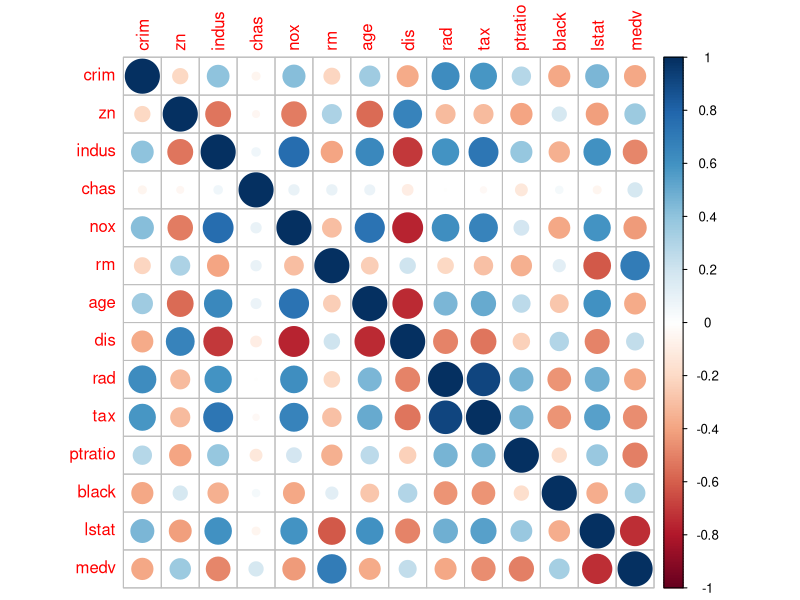
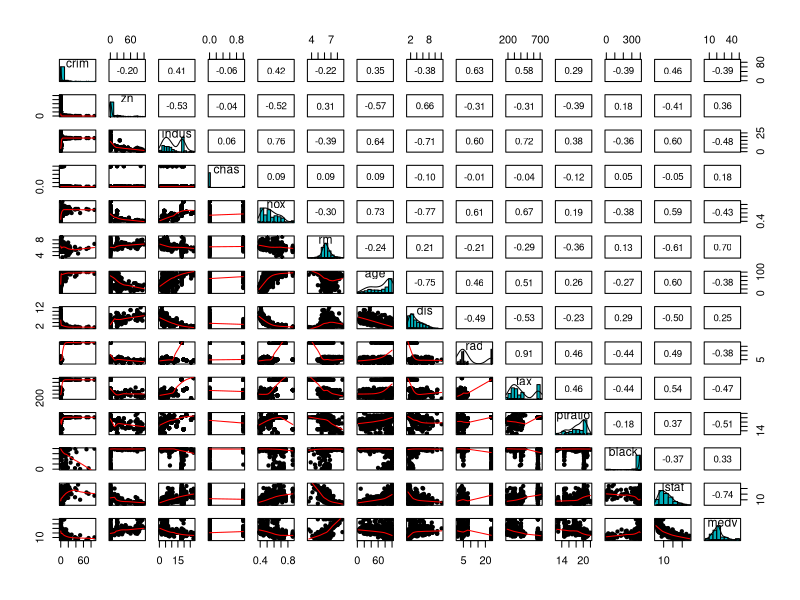
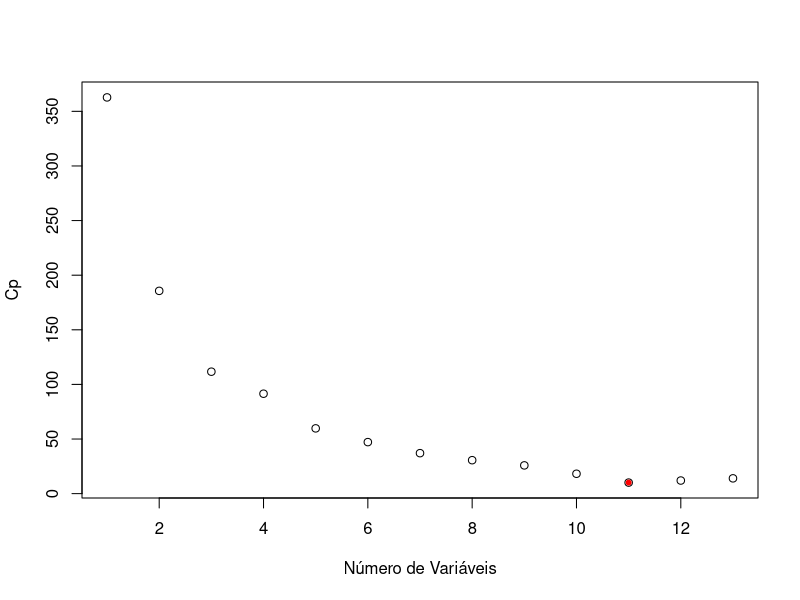
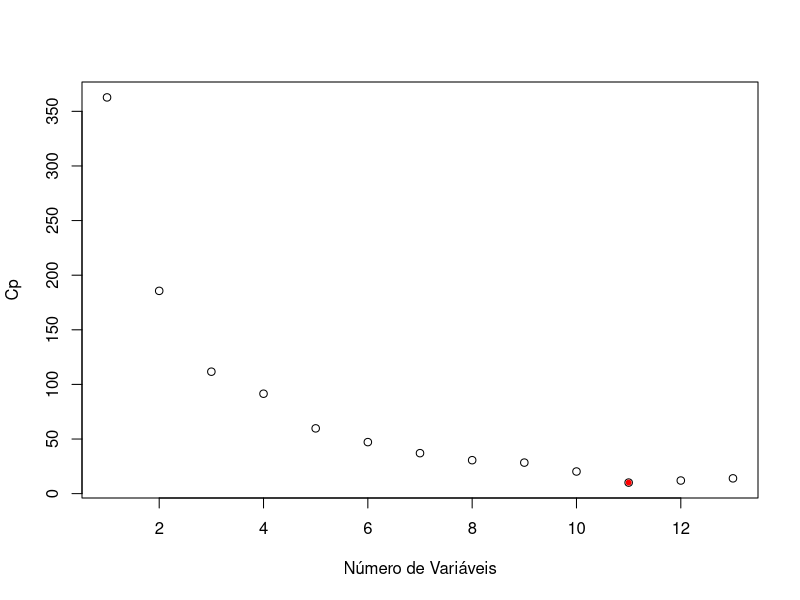
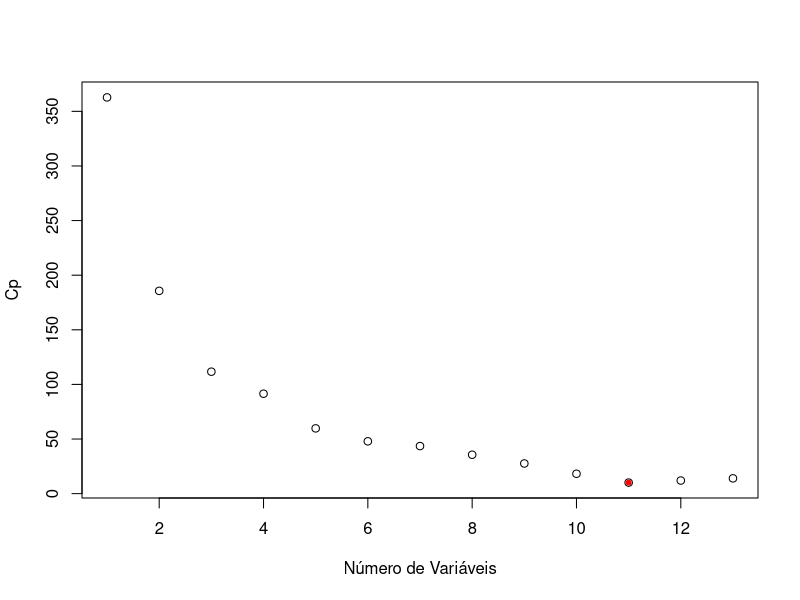
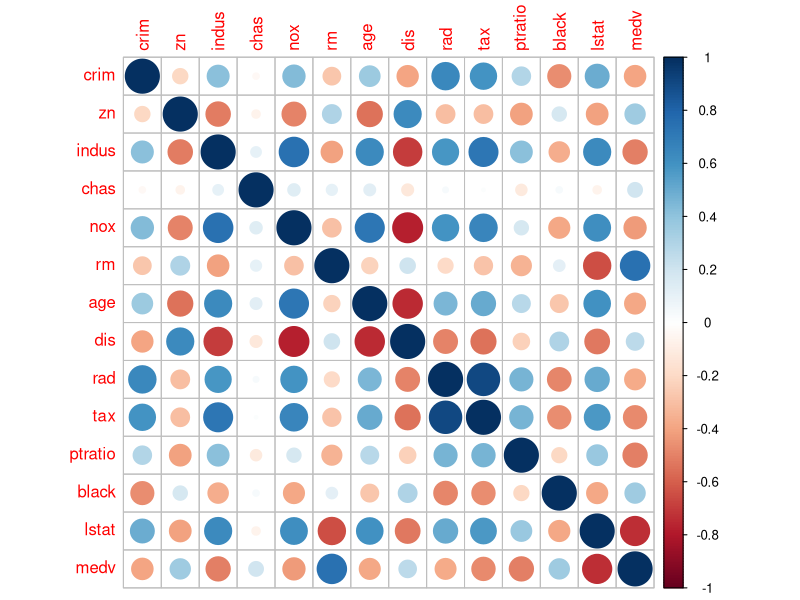
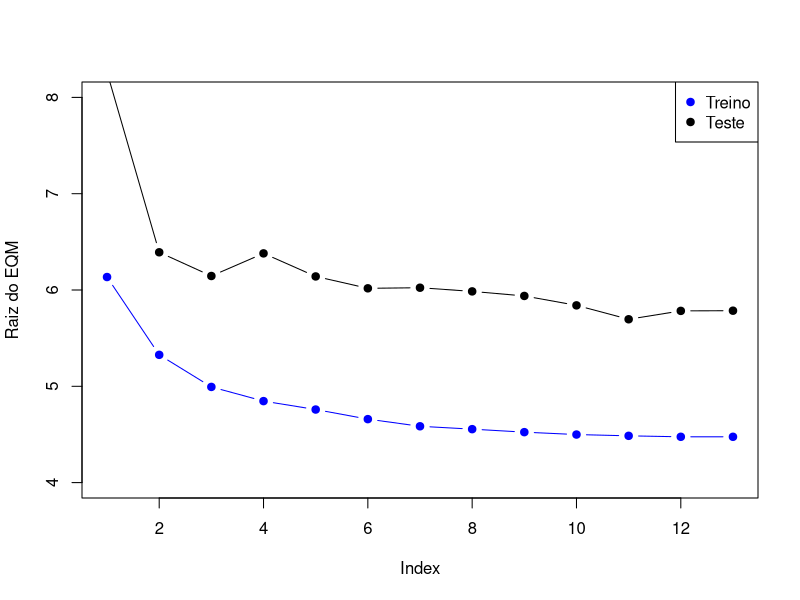
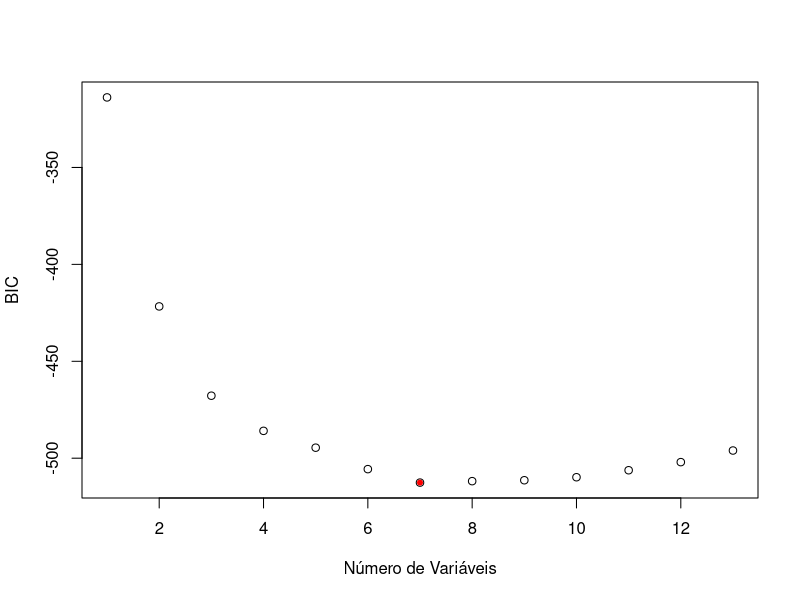

R code for these plots, in order:
## ---- chunk 1
knitr::opts_chunk$set(fig.width = 7, 
                      fig.height= 5,  
                      fig.retina = 3,
                      message = FALSE, 
                      warning = FALSE,
                      dev=c("png"), 
                      fig.path="imagens/Aula07_3/")
## ---- chunk 2
library(MASS)
library(tidyverse)
library(leaps)
## ---- chunk 3
data(Boston)
head(Boston)
summary(Boston)
nrow(Boston)
## ---- chunk 4
# Boston Database
# 
# 1) crim - taxa de criminalidade per capita por cidade.
# 
# 2) zn - proporção de terrenos residenciais para lotes acima de 25,000 sq.ft.
# 
# 3) indus - proporção de negócios não comerciais por acres e por cidade.
# 
# 4) chas - variável dummy do Rio Charles (= 1 se próximo do rio; 0 de outra forma).
# 
# 5) nox - concentração de óxido de nitrogênio (partes por 10 milhões).
# 
# 6) rm - número médio de cômodos por habitação
# 
# 7) age - proporção da unidade ocupadas pelos proprietários construídas antes 1940.
# 
# 8) dis - média ponderada das distâncias dos 5 pontos de emprego em Boston.
# 
# 9) rad - indice de acessibilidade das avenidas radiais.
# 
# 10) tax - valor cheio da taxa de propriedade por $10,000.
# 
# 11) ptratio - razão aluno-professor por cidade.
# 
# 12) black - 1000(Bk−0.63)21000(Bk−0.63)2 proporção de negros por cidade.
# 
# 13) lstat - percentual de baixo status da população.
# 
# 14) medv - valor mediano das casas ocupadas pelos proprietário em $1000s. (Var. Resposta)
## ---- chunk 5
library(corrplot)
mat_corr <- cor(Boston)
corrplot(mat_corr)
## ---- chunk 6
library(psych)
pairs.panels(Boston,
             method = "pearson", # metodo de correlação
             hist.col = "#00AFBB",
             density = TRUE,  # mostra graficos de densidade
             ellipses = FALSE # mostra elipses de correlação
             )
## ---- chunk 7
## Best Subset sem definir o número máx de subsets a ser avaliado
ajusreg.comp <- regsubsets(medv ~ ., data=Boston)
summary(ajusreg.comp)
## Não testou todas as combinações possíveis
## ---- chunk 8
ajusreg.comp <- regsubsets(medv ~ ., data=Boston, nvmax=13)
sumario.reg <- summary(ajusreg.comp)
sumario.reg
names(sumario.reg)
## ---- chunk 9
## Os modelos vão ser escolhidos com base no menor Cp
plot(sumario.reg$cp,xlab="Número de Variáveis",ylab="Cp")
which.min(sumario.reg$cp)
points(11,sumario.reg$cp[11],pch=20,col="red")
## ---- chunk 10
coef(ajusreg.comp,11)  
## ---- chunk 11
ajusreg.fwd <- regsubsets(medv ~ . , data=Boston,nvmax=13, method="forward")
sumario.reg.fwd <- summary(ajusreg.fwd)
sumario.reg.fwd 
which.min(sumario.reg.fwd$cp)
plot(sumario.reg.fwd$cp,xlab="Número de Variáveis",ylab="Cp")
points(11,sumario.reg.fwd$cp[11],pch=20,col="red")
## ---- chunk 12
coef(ajusreg.fwd,11)  
## ---- chunk 13
ajusreg.bwd <- regsubsets(medv ~ . , data=Boston,nvmax=13, method="backward")
sumario.reg.bwd <- summary(ajusreg.bwd)
sumario.reg.bwd
which.min(sumario.reg.bwd$cp)
plot(sumario.reg.bwd$cp,xlab="Número de Variáveis",ylab="Cp")
points(11,sumario.reg.bwd$cp[11],pch=20,col="red")
## ---- chunk 14
coef(ajusreg.bwd,11)  
## ---- chunk 15
library(caret)
set.seed(21)
y <- Boston$medv
indice_teste <- createDataPartition(y, times = 1, p = 0.2, list = FALSE)

conj_treino <- Boston %>% slice(-indice_teste)
conj_teste <- Boston %>% slice(indice_teste)

str(conj_treino)
str(conj_teste)
knitr::kable(
  head(conj_treino, 10), booktabs = TRUE,
  caption = '10 primeras linhas do conjunto de treino.'
)
## ---- chunk 16
library(corrplot)
mat_corr <- cor(conj_treino)
corrplot(mat_corr)
## ---- chunk 17
## Codigo original de T. Hastie
reg.fwd <- regsubsets(medv ~ . ,data=conj_treino,nvmax=13, method="forward")
val.erro <- rep(NA,13)
x.teste <- model.matrix(medv~.,data=conj_teste)
for(i in 1:13){
  coefi <- coef(reg.fwd,id=i)
  pred <- x.teste[,names(coefi)]%*%coefi
  val.erro[i] <- mean((conj_teste$medv - pred)^2)
}
plot(sqrt(val.erro),ylab="Raiz do EQM",ylim=c(4,8),pch=19,type="b")
points(sqrt(reg.fwd$rss[-1]/403),col="blue",pch=19,type="b")
legend("topright",legend=c("Treino","Teste"),col=c("blue","black"),pch=19)
## ---- chunk 18
ajusreg.fwd1 <- regsubsets(medv ~ . , data=conj_treino,nvmax=13, method="forward")
sumario.reg.fwd1 <- summary(ajusreg.fwd1)
names(sumario.reg.fwd1)

which.min(sumario.reg.fwd1$bic)
plot(sumario.reg.fwd1$bic,xlab="Número de Variáveis",ylab="BIC")
points(7,sumario.reg.fwd1$bic[7],pch=20,col="red")
coef(ajusreg.fwd1,7)  


## ---- chunk 19
which.min(sumario.reg.fwd1$cp)
plot(sumario.reg.fwd1$cp,xlab="Número de Variáveis",ylab="Cp")
points(11,sumario.reg.fwd1$cp[11],pch=20,col="red")
coef(ajusreg.fwd1,11)
## ---- chunk 20
## Usando o lm para ajustar o modelo com as variáveis selecionadas pelo BIC
mod_bic <- lm(medv ~ chas + nox + rm + dis + ptratio + black + lstat, data=conj_treino) 
summary(mod_bic)
mod_cp <- lm(medv ~ crim + zn + chas + nox + rm + dis + rad + tax + ptratio + black + lstat, data=conj_treino)
summary(mod_cp)
## ---- chunk 21
library(car)
vif(mod_cp)
## Vamos eliminar tax e ver o que acontece
mod_cp2 <- lm(medv ~ crim + zn + chas + nox + rm + dis + rad + ptratio + black + lstat, data=conj_treino)
summary(mod_cp2)
vif(mod_cp2)
## ---- chunk 22
# Modelo com base no Cp
mod_cp2 <- lm(medv ~ crim + zn + chas + nox + rm + dis + rad + ptratio + black + lstat, data=conj_treino)
summary(mod_cp2)$sigma
summary(mod_cp2)$adj.r.squared
sqrt(mean((conj_teste$medv - predict(mod_cp2, conj_teste)) ^ 2))

# Modelo com base no BIC
mod_bic <- lm(medv ~ chas + nox + rm + dis + ptratio + black + lstat, data=conj_treino) 
summary(mod_bic)$sigma
summary(mod_bic)$adj.r.squared
sqrt(mean((conj_teste$medv - predict(mod_bic, conj_teste)) ^ 2))
